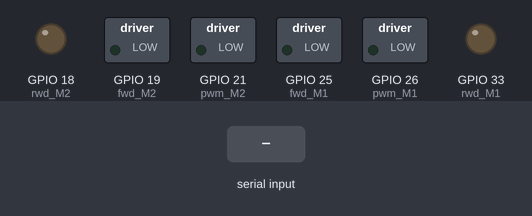
A program run on a simulated ESP32. On the bench: switched loads named in the program (green lamp = pin HIGH), output pins drawn as LEDs (lit = HIGH). The inputs (shaded band) are chosen by the test bench. Nothing arrives over Bluetooth unless stated.

Above: at 1.2 s.
1.3 s: "F" received over the second serial link
At 2.4 s:
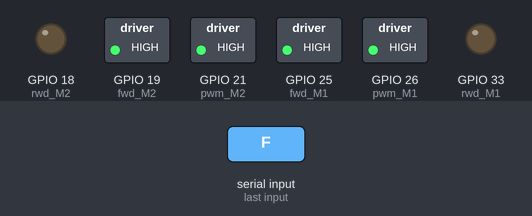
2.8 s: "R" received over the second serial link
At 3.5 s:
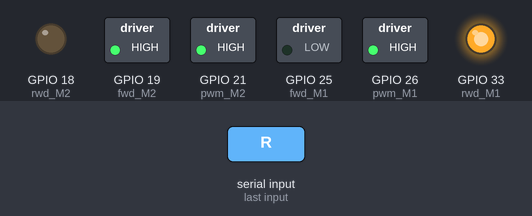
4.3 s: "L" received over the second serial link
At 4.6 s:
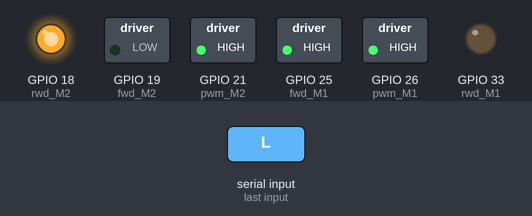
5.8 s: "B" received over the second serial link
At 7.0 s:
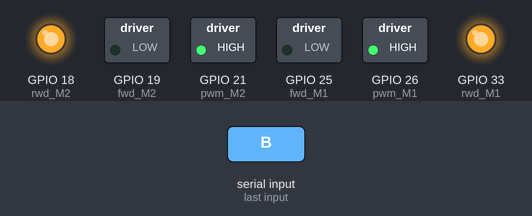
7.3 s: "S" received over the second serial link
At 8.1 s:
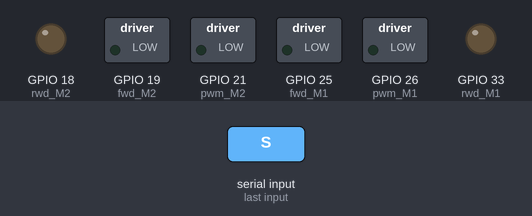
8.8 s: "G" received over the second serial link
At 9.3 s:
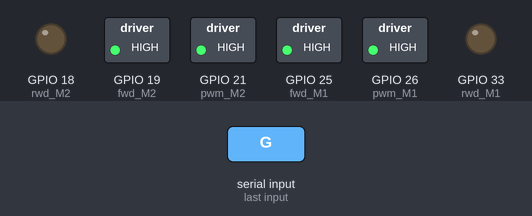
Timing chart, 0 to 11.3 s (numbered marks = the images above; inputs shaded):
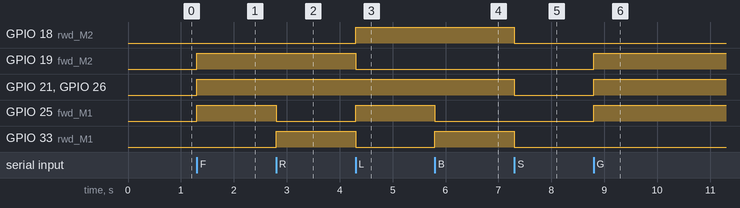

The program:

main.cpp
```cpp
///////////////// Libs /////////////////

#include <Arduino.h>
#include <Wire.h>
#include <BluetoothSerial.h>

// função que inicializa o bluetooth do ESP32
#if !defined (CONFIG_BT_ENABLED) || !defined (CONFIG_BLUEDROID_ENABLED)
#error Bluetooth is not enabled! Please run `make menuconfig` to and enable it
#endif
// variáveis globais
BluetoothSerial Bluetooth;

////////////////  Functions Declare //////////////////
void allStop();                 // para o veículo
void analyzeCommand(char c);    // analisa o comando recebido pelo bluetooth

// Motor M1 && M3, Lefts Sides (Front Wheels) && (Back wheels)
const uint8_t pwm_M1 = 26;   // ENA1 - Enable and PWM
const uint8_t fwd_M1 = 25;   // IN1 - Forward Drive (Front Wheels) && (Back wheels)
const uint8_t rwd_M1 = 33;   // IN2 - Reverse Drive (Front Wheels) && (Back wheels)

// Motor M2 && M4, Right Side (Front Wheels) && (Back wheels)
const uint8_t pwm_M2 = 21;   // ENB - Enable and PWM -> (Front Wheels) && (Back wheels)
const uint8_t fwd_M2 = 19;   // IN3 - Forward Drive (Front Wheels) && (Back wheels)
const uint8_t rwd_M2 = 18;   // IN4 - Reverse Drive (Front Wheels) && (Back wheels)

void setup(){
  // configura BluetoothSerial
  Bluetooth.begin("ESP32");
  // Seta os pinos dos modulos (L298) como outputs
  pinMode(pwm_M1, OUTPUT);
  pinMode(fwd_M1, OUTPUT);
  pinMode(rwd_M1, OUTPUT);

  pinMode(pwm_M2, OUTPUT);
  pinMode(fwd_M2, OUTPUT);
  pinMode(rwd_M2, OUTPUT);
}

void loop(){
  if (Bluetooth.available()) {
    char c;
    c = Bluetooth.read();
    analyzeCommand(c);
  }
}

//////////////// Start Functions //////////////////
void  analyzeCommand(char c){
  String s = "";
  s += c;


  //Representa as rodas acionadas 'x' e 'O' as não acionadas
  if (s.startsWith("S")) {        //Stop
    // xO
    // xO
    allStop();

  } else if (s.startsWith("F")) {// Front

    // Frente M1 && M3
    // Ox
    // Ox
    digitalWrite(pwm_M1, HIGH);
    digitalWrite(fwd_M1, HIGH);
    digitalWrite(rwd_M1, LOW);

    // Right M2 && M4
    // xO
    // xO
    digitalWrite(pwm_M2, HIGH);
    digitalWrite(fwd_M2, HIGH);
    digitalWrite(rwd_M2, LOW);

  } else if (s.startsWith("G")) { // Front Left

    // Left M1 && M3
    // 0x
    // 0x
    digitalWrite(pwm_M1, HIGH);
    digitalWrite(fwd_M1, HIGH);
    digitalWrite(rwd_M1, LOW);

    // Right M2 && M4
    // xO
    // xO
    digitalWrite(pwm_M2, HIGH);
    digitalWrite(fwd_M2, HIGH);
    digitalWrite(rwd_M2, LOW);

  } else if (s.startsWith("I")) { //Front Right

    // Left M2 && M4
    // xO
    // xO
    digitalWrite(pwm_M2, HIGH);
    digitalWrite(fwd_M2, HIGH);
    digitalWrite(rwd_M2, LOW);

    // Right M1 && M3
    // 0x
    // 0x
    digitalWrite(pwm_M1, HIGH);
    digitalWrite(fwd_M1, HIGH);
    digitalWrite(rwd_M1, LOW);

  } else if (s.startsWith("R")) { //Right

    // Left M2 && M4
    // xO
    // xO
    digitalWrite(pwm_M1, HIGH);
    digitalWrite(fwd_M1, LOW);
    digitalWrite(rwd_M1, HIGH);

    // Frente M1 && M3
    // 0x
    // 0x
    digitalWrite(pwm_M2, HIGH);
    digitalWrite(fwd_M2, HIGH);
    digitalWrite(rwd_M2, LOW);

  } else if (s.startsWith("L")) { //Left
    // Left M2 && M4
    // xO
    // xO
    digitalWrite(pwm_M1, HIGH);
    digitalWrite(fwd_M1, HIGH);
    digitalWrite(rwd_M1, LOW);

    // Right M1 && M3
    // 0x
    // 0x
    digitalWrite(pwm_M2, HIGH);
    digitalWrite(fwd_M2, LOW);
    digitalWrite(rwd_M2, HIGH);


  }  else if (s.startsWith("B")) { //Back

    // Left M2 && M4
    // xO
    // xO
    digitalWrite(pwm_M2, HIGH);
    digitalWrite(fwd_M2, LOW);
    digitalWrite(rwd_M2, HIGH);

    // Right M1 && M3
    // 0x
    // 0x
    digitalWrite(pwm_M1, HIGH);
    digitalWrite(fwd_M1, LOW);
    digitalWrite(rwd_M1, HIGH);

  } else if (s.startsWith("H")) { //Back Left

    // Left M2 && M4
    // xO
    // xO
    digitalWrite(pwm_M2, HIGH);
    digitalWrite(fwd_M2, LOW);
    digitalWrite(rwd_M2, HIGH);

    // Right M1 && M3
    // 0x
    // 0x
    digitalWrite(pwm_M1, HIGH);
    digitalWrite(fwd_M1, LOW);
    digitalWrite(rwd_M1, HIGH);

  } else if (s.startsWith("J")) { //3

    // Left M2 && M4
    // xO
    // xO
    digitalWrite(pwm_M2, HIGH);
    digitalWrite(fwd_M2, LOW);
    digitalWrite(rwd_M2, HIGH);

    // Right M1 && M3
    // 0x
    // 0x
    digitalWrite(pwm_M1, HIGH);
    digitalWrite(fwd_M1, LOW);
    digitalWrite(rwd_M1, HIGH);
  }
}

void allStop() { // para o veículo
  digitalWrite(fwd_M1, LOW);
  digitalWrite(rwd_M1, LOW);
  digitalWrite(fwd_M2, LOW);
  digitalWrite(rwd_M2, LOW);
  digitalWrite(pwm_M1, LOW);
  digitalWrite(pwm_M2, LOW);
}
```

Measured:
- after the input at 1.3 s, GPIO 19 (fwd_M2), GPIO 21 (pwm_M2), GPIO 25 (fwd_M1), GPIO 26 (pwm_M1): LOW → HIGH at once
- after the input at 2.8 s, GPIO 25 (fwd_M1): HIGH → LOW at once; GPIO 33 (rwd_M1): LOW → HIGH at once
- after the input at 4.3 s, GPIO 18 (rwd_M2), GPIO 25 (fwd_M1): LOW → HIGH at once; GPIO 19 (fwd_M2), GPIO 33 (rwd_M1): HIGH → LOW at once
- after the input at 5.8 s, GPIO 25 (fwd_M1): HIGH → LOW at once; GPIO 33 (rwd_M1): LOW → HIGH at once
- after the input at 7.3 s, GPIO 18 (rwd_M2), GPIO 21 (pwm_M2), GPIO 26 (pwm_M1), GPIO 33 (rwd_M1): HIGH → LOW at once
- after the input at 8.8 s, GPIO 19 (fwd_M2), GPIO 21 (pwm_M2), GPIO 25 (fwd_M1), GPIO 26 (pwm_M1): LOW → HIGH at once
